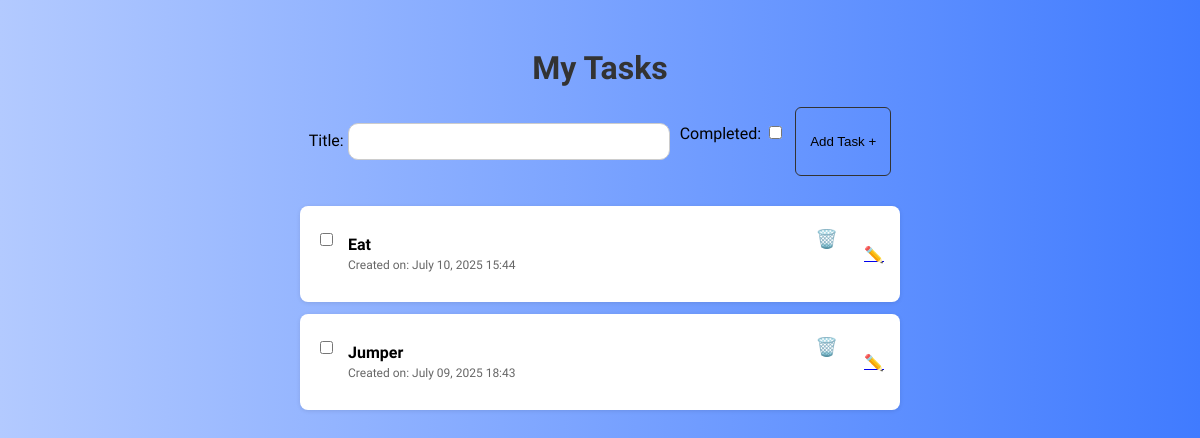
The page / on the database its author committed.
### tasks/models.py (models this page shows, shortened)
class Task(models.Model):
    title = models.CharField(max_length=200)
    completed = models.BooleanField(default=False)
    created = models.DateTimeField(auto_now_add=True)

### tasks/views.py (the view)
# urls.py: path('',views.taskList,name='tasks'),
def taskList(request):
    tasks = Task.objects.order_by('-created')
    form = TaskForm()
    if request.method == 'POST':
        form = TaskForm(request.POST)
        if form.is_valid():
            form.save()
            return redirect('/')
    context = {'tasks': tasks, 'form': form}
    return render(request, 'tasks/list.html', context)

### tasks/forms.py
class TaskForm(forms.ModelForm):
    class Meta:
        model = Task
        fields = ['title', 'completed']

### tasks/templates/tasks/list.html (shortened to what this page needs)
<!DOCTYPE html>
<html>
  <head>
    {% load static %}
    <link rel="stylesheet" href="{% static 'tasks/style.css' %}">
  </head>
  <body>
    <h1>My Tasks</h1>
    <form method="POST">
      {{ form.as_p }}
      <button type="submit">Add Task +</button>
    </form>
    <ul>
      {% for task in tasks %}
        <li>
          <div class="task-container">
            <form method="POST" action="{% url 'update-task' task.id %}">
              <input
                type="checkbox"
                onchange="this.form.submit()"
              />
            </form>
            <div class="task-details {% if task.completed %}task-completed{% endif %}">
              <strong>{{ task.title }}</strong><br />
              <small>Created on: {{ task.created|date:"F d, Y H:i" }}</small>
            </div>
            <form method="POST" action="{% url 'delete-task' task.id %}">
              <button class="icon-btn" type="submit">🗑️</button>
            </form>
            <a href="{% url 'edit-task' task.id %}">✏️</a>
          </div>
        </li>
      {% endfor %}
    </ul>
  </body>
</html>

### tasks/static/tasks/style.css (style rules this page uses)
body { background-image: linear-gradient(to right,#B3CAFF,#407BFF); font-family: 'Plus Jakarta Sans', sans-serif; padding: 20px; }
h1 { text-align: center; margin-bottom: 20px; color: #333; }
form { display: flex; justify-content: center; gap: 10px; margin-bottom: 30px; }
input[type="text"] { padding: 10px; width: 300px; border: 1px solid #ccc; border-radius: 10px; }
button { color: black; background:transparent; border: 1px solid #333; padding: 10px 14px; border-radius: 6px; cursor: pointer; transition: all 0.3s ease; }
ul { list-style: none; padding: 0; max-width: 600px; margin: auto; }
li { margin-bottom: 12px; }
.task-container { display: flex; align-items: center; gap: 12px; background: white; padding: 12px 16px; border-radius: 8px; box-shadow: 0 1px 4px rgba(0, 0, 0, 0.1); }
.task-details { flex-grow: 1; }
small { font-size: 12px; color: #666; }
a.icon-btn, form button.icon-btn { background: none; border: none; font-size: 18px; cursor: pointer; }

### rows shown on the page
Task: title "Eat", created "July 10, 2025 15:44"
Task: title "Jumper", created "July 09, 2025 18:43"
